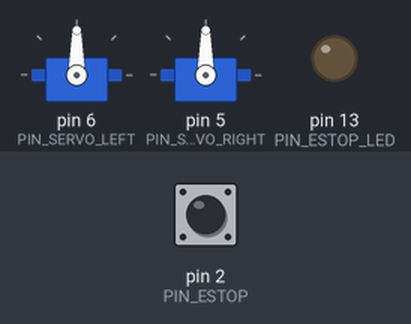
Bench run of a program on a simulated Arduino Uno, built with avr-gcc and run on an emulated ATmega328P. Shown: 2 × servo, output pins drawn as LEDs (lit = HIGH). The test bench sets the inputs (shaded band); at power-on: pin 2 (PIN_ESTOP) HIGH. What the program prints to the serial monitor is not drawn.

Above: at 8.4 s.
8.5 s: pin 2 (PIN_ESTOP) pulled LOW for 0.2 s
At 9.8 s:
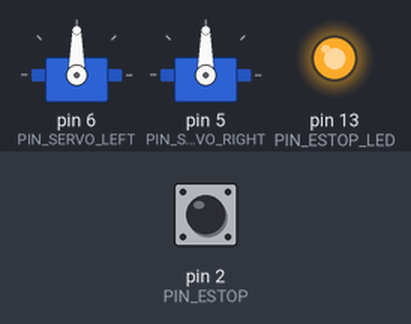
13.2 s: pin 2 (PIN_ESTOP) pulled LOW for 1 s
At 14.6 s:
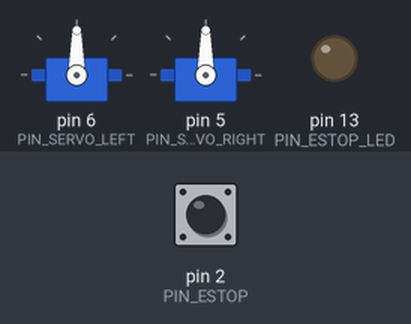
20.2 s: pin 2 (PIN_ESTOP) pulled LOW for 3.2 s
At 21.1 s:
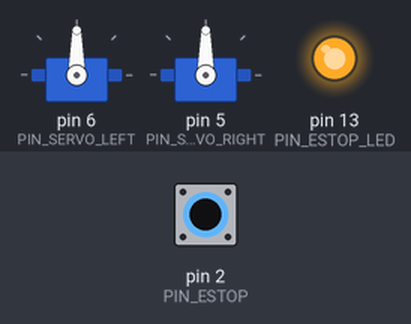
Timing chart, 0 to 23.2 s (numbered marks = the images above; inputs shaded):
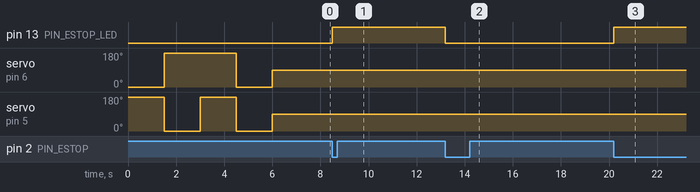

Measured:
- after the input at 8.5 s, pin 13 (PIN_ESTOP_LED): LOW → HIGH at once
- after the input at 13.2 s, pin 13 (PIN_ESTOP_LED): HIGH → LOW at once
- after the input at 20.2 s, pin 13 (PIN_ESTOP_LED): LOW → HIGH at once

The program:

main.cpp
```cpp
#include <Arduino.h>
#include "Sensors.h"
#include "ServoMotors.h"

// Function prototypes
void EMR_button_pressed();
void startupMsgSeq();
void processData(byte dataByte);
void autobreaking(float distance);
void testMotors();

// Message codes
#define HELLO   0xD1
#define ACK     0xD2
#define FORWARD 0xE1
#define BACKWARD 0xE2
#define LEFT    0xE3
#define RIGHT   0xE4
#define STOP    0xE0
#define DATA    0xFD
#define BREAK_EN    0xFB
#define BREAK_DIS   0xFC
#define STOP_EN     0xFA
#define STOP_DIS    0xFE

// defines pin numbers
#define PIN_ESTOP 2
#define PIN_ESTOP_LED 13

// distance for breaking (cm)
#define BREAK_DIST  50
// distance reading interval
#define DIST_READ_MILLI 3000

// Global variables
volatile long lastDebounce = 0; // last change
#define T_DEBOUNCE 50           // Debounce time (ms)

int buttonState = HIGH;         // Current  button
int lastButtonState = HIGH;     // Previous button

unsigned long tDistReading = 0; // record time for reading distance sensor

bool breakingActive = false;    // flag for automatic breaking
volatile bool eStopActive = false;  // flag for emergency stop


/**************************************************************************/
void setup()
{
    pinMode(PIN_ESTOP_LED, OUTPUT);
    digitalWrite(PIN_ESTOP_LED, LOW);
    pinMode(PIN_ESTOP, INPUT_PULLUP);
    attachInterrupt(digitalPinToInterrupt(PIN_ESTOP), EMR_button_pressed, FALLING);

    begin_UDS();
    initServos();
    Serial.begin(9600); // open serial comms port
    testMotors();
    startupMsgSeq();
}

void loop()
{
    // motor control functions
    if (Serial.available() > 0) {
        // read a byte from the serial
        byte rxDataByte = Serial.read();
        // don't process byte if E-stop is enabled
        if (!eStopActive) {
            processData(rxDataByte);
        }
    }

    // only read dist sensor intermitently
    unsigned long tNow = millis();
    if (tNow - tDistReading > DIST_READ_MILLI) {
        float distance = read_UDS();
        autobreaking(distance);

        tDistReading = tNow;    // update last reading time
    }
}

/**************************************************************************/
void EMR_button_pressed()
{
    // debounce button check
    if ((millis() - lastDebounce) < T_DEBOUNCE) {
        return;
    }
    // toggle eStop Flag
    eStopActive = !eStopActive;

    if (eStopActive) {
        stopMotors();
        // send E-Stop enable notification
        Serial.write(STOP_EN);
        // Turn on LED
        digitalWrite(PIN_ESTOP_LED, HIGH);
    }
    else {
        // send E-Stop disable notification
        Serial.write(STOP_DIS);
        // Turn off LED
        digitalWrite(PIN_ESTOP_LED, LOW);
    }

    lastDebounce = millis();
}

/**************************************************************************/
void startupMsgSeq()
{
    byte rxData;
    // Wait for 'hello' from PC
    while (true)
    {
        // wait for data
        while (!Serial.available()){}
        rxData = Serial.read();

        // check if data is 'hello' code
        if (rxData == HELLO) {
            break;
        } else {
            continue;
        }
    }

    // Send ACK to PC
    Serial.write(ACK);
}

/**************************************************************************/
// Read and process an incoming byte from the PC
void processData(byte dataByte)
{
    if ((dataByte == FORWARD) && (!breakingActive))
    {
        moveForwards();
    }
    else if (dataByte == BACKWARD)
    {
        moveBackwards();
    }
    else if (dataByte == LEFT)
    {
        moveLeft();
    }
    else if (dataByte == RIGHT)
    {
        moveRight();
    }
    else if (dataByte == STOP)
    {
        stopMotors();
    }
}

/**************************************************************************/
void autobreaking(float distance)
{
    int dataInt = static_cast<int>(distance/2);
    if (dataInt > 255) {
        dataInt = 255;
    }
    byte dataByte = dataInt;

    // write distance to serial
    Serial.write(DATA);
    Serial.write(dataByte);

    // check if auto breaking should be enabled
    if (distance <= BREAK_DIST) {
        if (!breakingActive) {
            stopMotors();
        }
        // set breaking flag
        breakingActive = true;
        // send activation notification
        Serial.write(BREAK_EN);

    } else if (breakingActive) {
        // deactivate breaking flag
        breakingActive = false;

        // send deactivation notification
        Serial.write(BREAK_DIS);
    }
}

/**************************************************************************/
/*!
    @brief  Test motor functions. Cycle through all movement options.
*/
/**************************************************************************/
void testMotors(){
    moveForwards();
    delay(1500);
    moveBackwards();
    delay(1500);
    moveLeft();
    delay(1500);
    moveRight();
    delay(1500);
    stopMotors();
    delay(1500);
}
```

Sensors.h
```cpp
#include <Arduino.h>

#pragma once

void begin_UDS();
float read_UDS();

// Distance sensor pins
#define PIN_TRIG 11
#define PIN_ECHO 10


// call me in setup()
/**************************************************************************/
/*!
    @brief  Connect the ultrasonic distance sensor
    @return Void
*/
/**************************************************************************/
void begin_UDS() {
    pinMode(PIN_TRIG, OUTPUT);
    pinMode(PIN_ECHO,  INPUT);
}


// Call me in loop()
/**************************************************************************/
/*!
    @brief  retrieve information from the ultrasonic distance sensor
    @return float describing the distance read by sensor (in cm)
*/
/**************************************************************************/
float read_UDS() {
    //start new measurement
    digitalWrite(PIN_TRIG, HIGH);
    delayMicroseconds(10);
    digitalWrite(PIN_TRIG, LOW);

    //read result
    float duration = pulseIn(PIN_ECHO, HIGH);
    float distance = duration / 58; //distance in cm

    return distance;
}
```

ServoMotors.h
```cpp
#include <Arduino.h>
#include <Servo.h>

#pragma once

Servo servoLeft;
Servo servoRight;

#define PIN_SERVO_RIGHT 5
#define PIN_SERVO_LEFT  6

// directions for left motor
#define L_FWRD  0
#define L_BCK   178   // prevent jitter by not going to max
#define L_STOP  90

// directions for right motor
#define R_FWRD  178
#define R_BCK   0
#define R_STOP  90


// Initialise servo motors. Call me in `setup()`
void initServos()
{
    servoLeft.attach(PIN_SERVO_LEFT);
    servoRight.attach(PIN_SERVO_RIGHT);
}

void moveForwards()
{
    servoLeft.write(L_FWRD);
    servoRight.write(R_FWRD);
}

void moveBackwards()
{
    servoLeft.write(L_BCK);
    servoRight.write(R_BCK);
}

void moveLeft()
{
    servoLeft.write(L_BCK);
    servoRight.write(R_FWRD);
}

void moveRight()
{
    servoLeft.write(L_FWRD);
    servoRight.write(R_BCK);
}

void stopMotors()
{
    servoLeft.write(L_STOP);
    servoRight.write(R_STOP);
}
```
